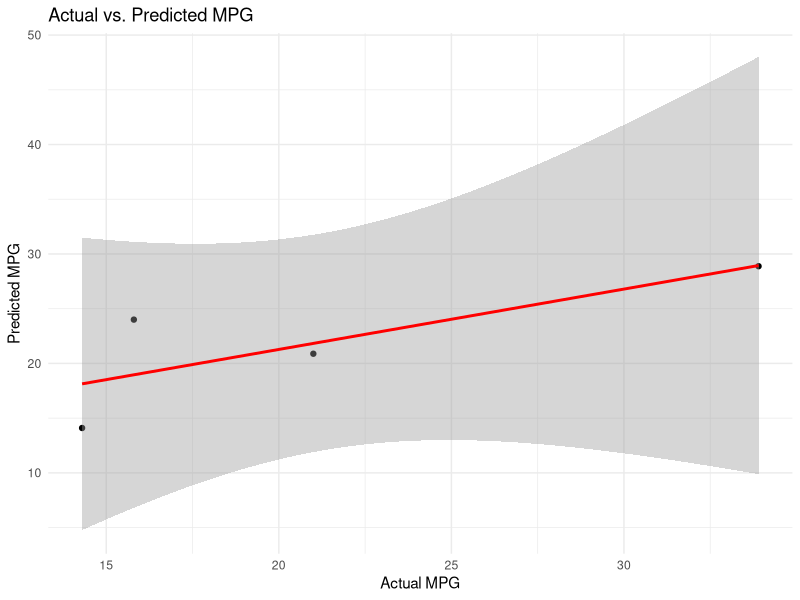

Source code (R):
install.packages("caret")
install.packages("ggplot2")

library(caret)
library(ggplot2)

# Load the mtcars dataset
data("mtcars")
head(mtcars)

# Summary of the dataset
summary(mtcars)

# Set seed for reproducibility
set.seed(123)

# Split the data: 80% training, 20% testing
trainIndex <- createDataPartition(mtcars$mpg, p = 0.8, list = FALSE)
trainData <- mtcars[trainIndex, ]
testData <- mtcars[-trainIndex, ]

# Train the linear regression model
linearModel <- train(mpg ~ ., data = trainData, method = "lm")

# View the model summary
summary(linearModel$finalModel)

# Make predictions on the test set
predictions <- predict(linearModel, testData)

# View the first few predictions
head(predictions)

# Calculate RMSE and R²
rmse <- RMSE(predictions, testData$mpg)
r2 <- R2(predictions, testData$mpg)

cat("RMSE:", rmse, "\n")
cat("R²:", r2, "\n")

# Combine actual and predicted values into a data frame
results <- data.frame(Actual = testData$mpg, Predicted = predictions)

# Plot actual vs. predicted values
ggplot(results, aes(x = Actual, y = Predicted)) +
  geom_point() +
  geom_smooth(method = "lm", color = "red") +
  labs(title = "Actual vs. Predicted MPG",
       x = "Actual MPG",
       y = "Predicted MPG") +
  theme_minimal()

